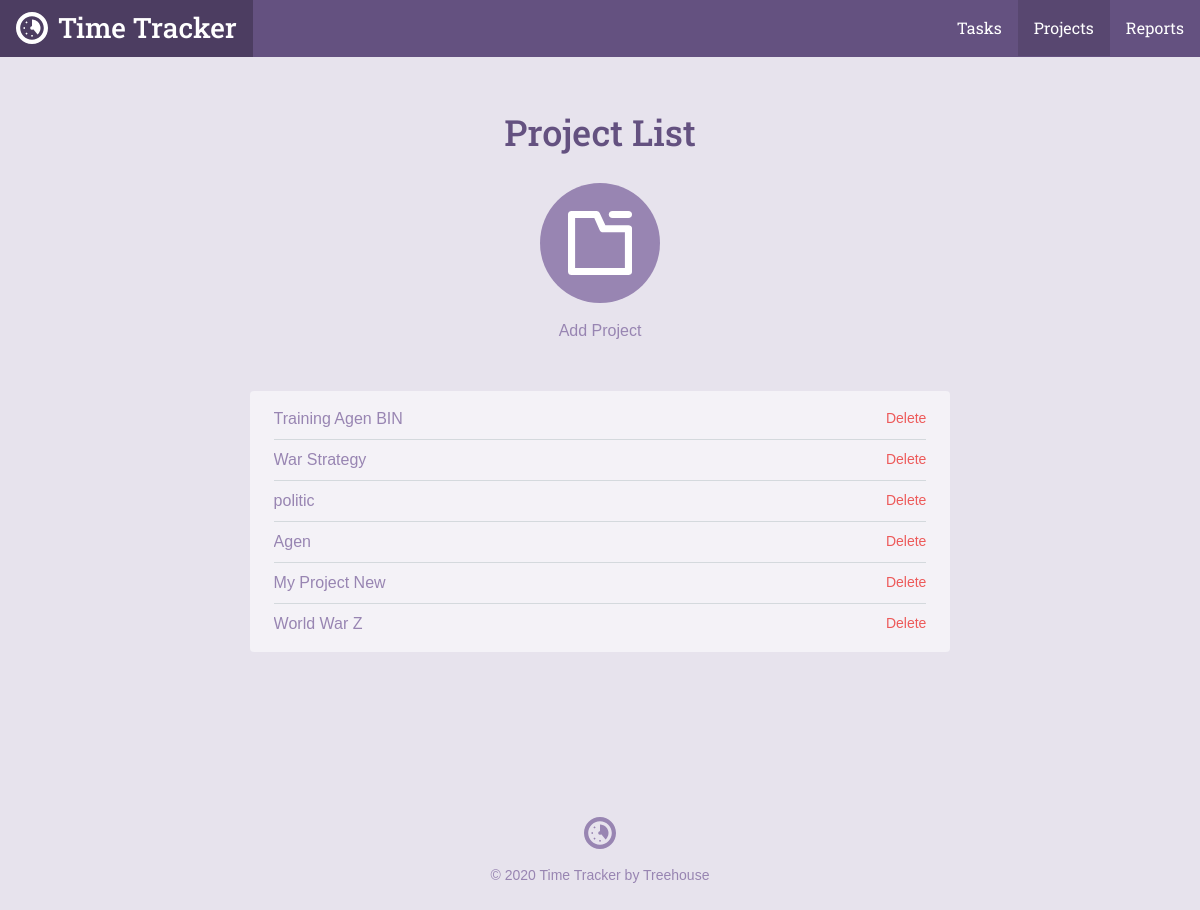
Page /project_list.php on the committed database.
### tables this page shows
CREATE TABLE `projects` (
	`project_id`	INTEGER PRIMARY KEY AUTOINCREMENT,
	`title`	TEXT NOT NULL,
	`category`	TEXT NOT NULL
);

### inc/functions.php (called while the page is built, shortened)
<?php
function get_project_list(){
    include "connection.php";
    try{
        return $db->query('SELECT project_id, title, category FROM projects');
    }catch(Exception $e){
        echo "Error!: ". $e->getMessage(). "</br>";
        return array();
    }
}

### project_list.php (the view, shortened to what this page needs)
<?php
require 'inc/functions.php';
include 'inc/header.php';
?>
<div class="section catalog random">
    <div class="col-container page-container">
        <div class="col col-70-md col-60-lg col-center">
            <h1 class="actions-header">Project List</h1>
            <div class="actions-item">
                <a class="actions-link" href="project.php">
                <span class="actions-icon">
                  <svg viewbox="0 0 64 64"><use xlink:href="#project_icon"></use></svg>
                </span>
                Add Project
                </a>
            </div>
            <div class="form-container">
                <ul class="items">
                <?php
                foreach (get_project_list() as $item) {
                    echo "<li><a href='project.php?id=".$item['project_id'] ."'>". $item['title']."</a>";
                    echo "<form method='post' action='project_list.php' onsubmit=\"return confirm('Are you sure you want to delete this project?');\">\n";
                    echo "<input type='submit' class='button--delete' value='Delete' />\n";
                    echo "</form>";
                    echo "</li>";
                }
                ?>
                </ul>
            </div>
        </div>
    </div>
</div>
<?php include("inc/footer.php"); ?>

### css/style.css (style rules this page uses)
*,:after,:before { box-sizing:border-box }
html { font-family:sans-serif;-ms-text-size-adjust:100%;-webkit-text-size-adjust:100% }
body { margin:0 }
a { background-color:transparent }
h1 { font-size:2em;margin:.67em 0 }
svg:not(:root) { overflow:hidden }
button,input,optgroup,select,textarea { color:inherit;font:inherit;margin:0 }
input[type="reset"],input[type="submit"] { -webkit-appearance:button;cursor:pointer }
input { line-height:normal }
html { font-size:100%;line-height:1.5;-webkit-tap-highlight-color:transparent }
body { font-size:1rem;font-family:"Gotham Rounded A","Gotham Rounded B","Helvetica",Helvetica,Arial,sans-serif;font-style:normal;font-weight:400 }
.col { float:left;width:100% }
.col-container:before,.col-container:after { content:" ";display:table }
.col-container:after { clear:both }
.col-center { float:none;margin:0 auto }
@media screen and (min-width: 680px) { .col-70-md { width:70% !important } }
@media screen and (min-width: 960px) { .col-60-lg { width:60% !important } }
h1,h2,h3,h4,h5,h6 { color:#40484a;display:block;font-weight:500;margin:0;text-rendering:optimizeLegibility }
h1 { font-size:2.25rem }
a { color:#3f8abf;cursor:pointer;transition:color 300ms 0s ease;text-decoration:none }
ul,ol { margin:0;padding:0 0 0 2rem }
body { background-color:#e7e3ed }
h1,h2,h3,h4,h5,h6 { color:#645180;font-family:"Roboto Slab", Helvetica, Arial, sans-serif }
.col-container { margin:0 auto;max-width:1200px }
.actions-header { margin-bottom:1.5rem }
.actions-item { margin:0 1.5rem }
@media screen and (min-width: 680px) { .actions-item { display:inline-block;float:left } }
.page-container .actions-item { float:none }
.actions-link { transition:color 200ms ease-in-out;color:#9885b2;display:block }
@media screen { .actions-link { margin-bottom:2rem } }
@media screen and (min-width: 680px) { .actions-link { margin-bottom:0 } }
.actions-icon { width:120px;height:120px;transition:background 200ms ease-in-out;display:block;background-color:#9885b2;border-radius:9999px }
@media screen { .actions-icon { margin-bottom:.5rem } }
@media screen and (min-width: 680px) { .actions-icon { margin-bottom:1rem } }
.actions-icon svg { width:64px;height:64px;margin-top:28px;fill:#fff;display:inline-block }
.page-container .actions-icon { margin-left:auto;margin-right:auto }
.page-container { text-align:center }
@media screen { .page-container { padding:1.5rem 1rem 0 1rem } }
@media screen and (min-width: 680px) { .page-container { padding-top:3rem } }
.form-container { background-color:#f4f2f7;border-radius:4px }
@media screen { .form-container { padding:.5rem 1.5rem;margin-top:.5rem;margin-bottom:1.5rem } }
@media screen and (min-width: 680px) { .form-container { padding:.5rem 1.5rem;margin-top:3rem;margin-bottom:0 } }
.form-container a { color:#9885b2 }
input { border-radius:4px;box-shadow:none;border:solid 2px #9885b2;padding:8px 10px;width:100% }
.items { list-style:none;overflow:hidden;padding:0;margin:0 }
.items li { position:relative;text-align:left;border-bottom:solid 1px #d4d9dd;padding-top:.5rem;padding-bottom:.5rem }
.items li:last-child { border-bottom:none !important }
.items a { color:#9885b2 }
.items form { margin-bottom:0 }
.items .button--delete { position:absolute;right:0;top:.5rem;width:auto }
.button--delete { border:0;background:transparent;padding:0;margin-top:3px;font-size:14px;color:#ed5a5a }

### rows in the picture
projects: title "Training Agen BIN"
projects: title "War Strategy"
projects: title "politic"
projects: title "Agen"
projects: title "My Project New"
projects: title "World War Z"
